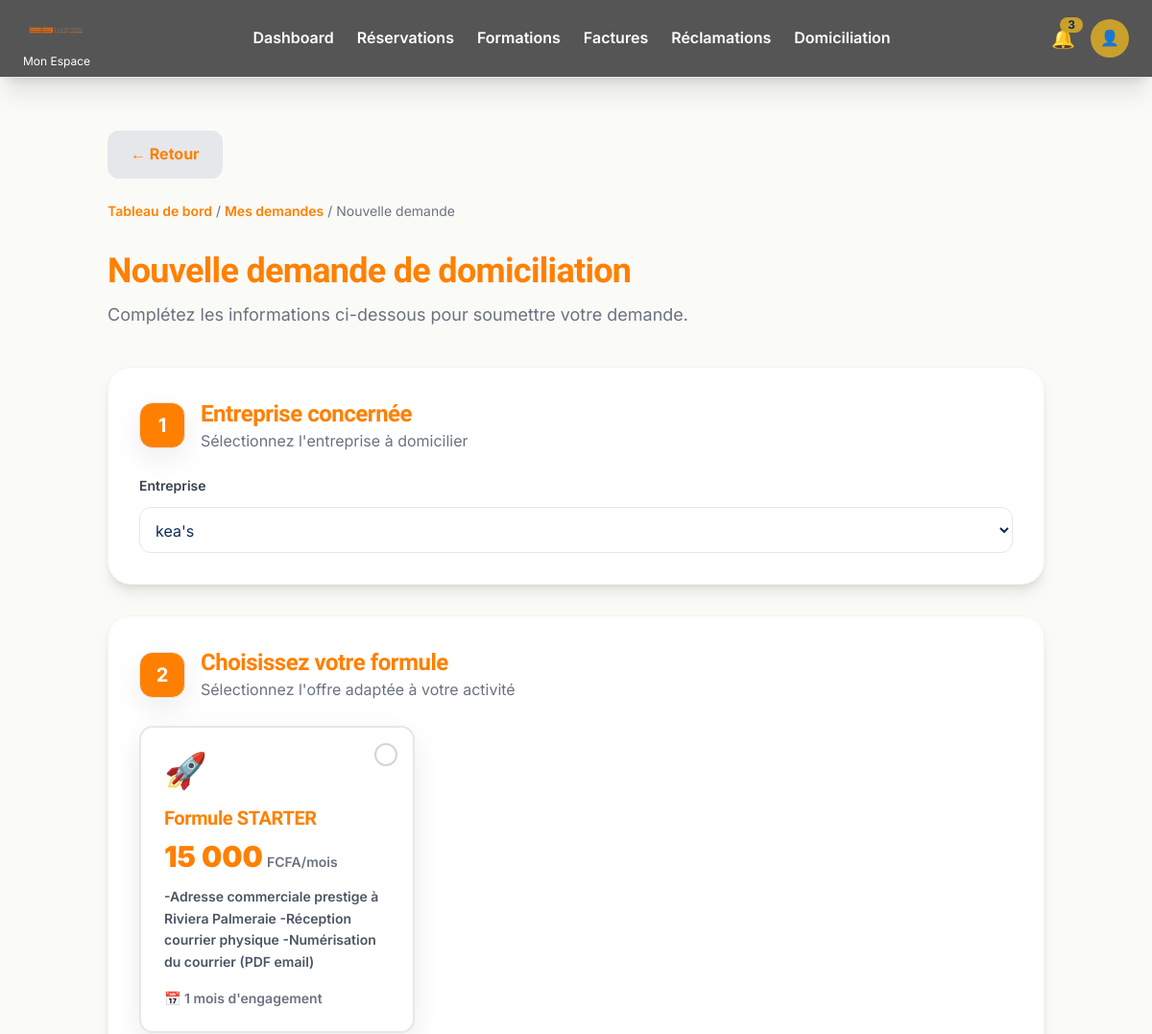
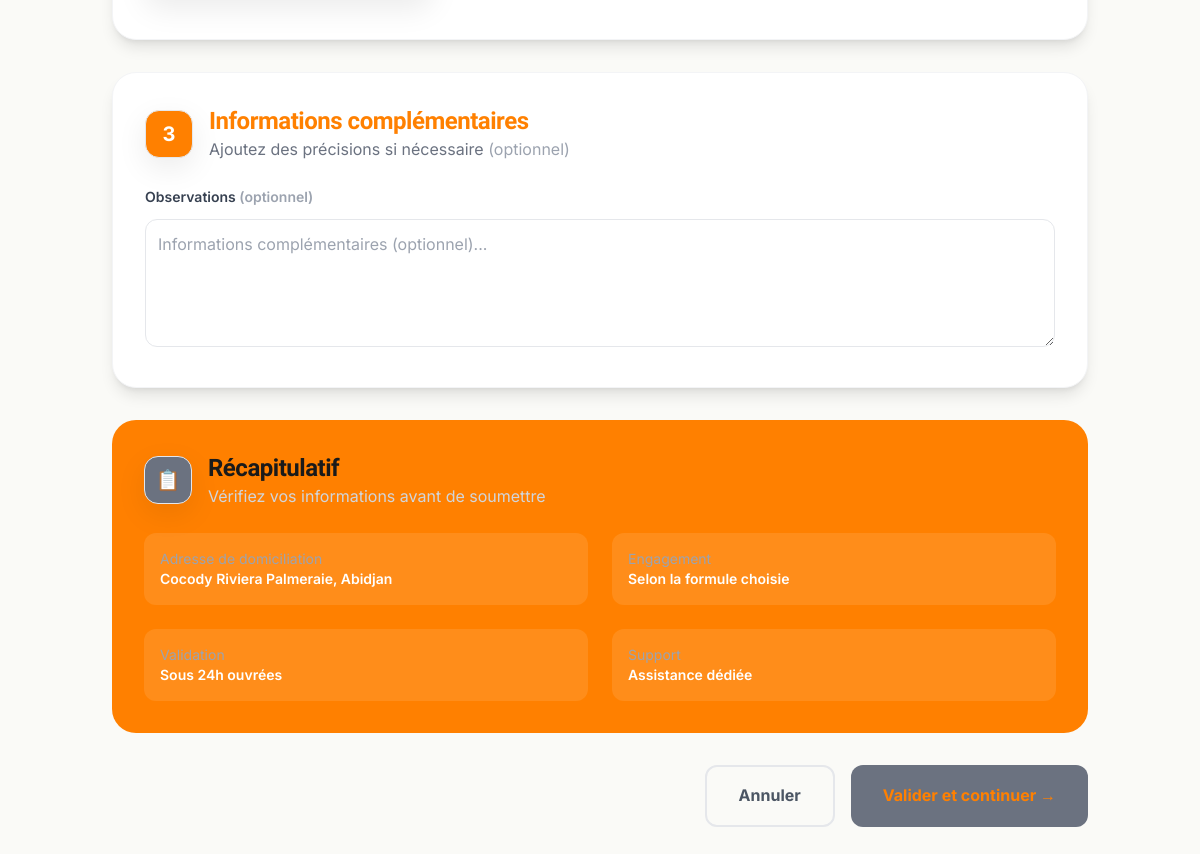
The app's page /domiciliation/request/ (signed in) with its own data (2 pictures, top to bottom).
### domiciliation/models.py (models this page shows, shortened)
class DomiciliationRequest(models.Model):
    class Status(models.TextChoices):
        BROUILLON = "Brouillon", "Brouillon"
        EN_ATTENTE = "En attente", "En attente"
        DOCUMENTS_REÇUS = "Documents reçus", "Documents reçus"
        EN_VÉRIFICATION = "En vérification", "En vérification"
        CONTRAT_GÉNÉRÉ = "Contrat généré", "Contrat généré"
        SIGNATURE_EN_ATTENTE = "Signature en attente", "Signature en attente"
        PAIEMENT_EN_ATTENTE = "Paiement en attente", "Paiement en attente"
        ACTIVE = "Active", "Active"
        REFUSÉE = "Refusée", "Refusée"
        EXPIRÉE = "Expirée", "Expirée"
        RÉSILIÉE = "Résiliée", "Résiliée"
    class Meta:
        verbose_name = "Demande de domiciliation"
        verbose_name_plural = "Demandes de domiciliation"
        indexes = [
            models.Index(fields=["statut"]),
            models.Index(fields=["date_fin"]),
            models.Index(fields=["entreprise"]),
            models.Index(fields=["utilisateur"]),
        ]
        ordering = ["-date_creation"]
    id = models.UUIDField(primary_key=True, default=uuid.uuid4, editable=False)
    utilisateur = models.ForeignKey(
        settings.AUTH_USER_MODEL,
        on_delete=models.CASCADE,
        related_name="domiciliation_requests",
    )
    entreprise = models.ForeignKey(
        "accounts.Company",
        on_delete=models.CASCADE,
        related_name="domiciliation_requests",
        help_text="Entreprise concernée par la domiciliation",
    )
    formule = models.ForeignKey(
        DomiciliationPlan,
        on_delete=models.PROTECT,
        related_name="domiciliation_requests",
    )
    numero_demande = models.CharField(max_length=60, unique=True, db_index=True)
    statut = models.CharField(max_length=64, choices=Status.choices, default=Status.BROUILLON)
    date_debut = models.DateField(null=True, blank=True)
    date_fin = models.DateField(null=True, blank=True)
    adresse_domiciliation = models.TextField()
    observations = models.TextField(blank=True)
    date_creation = models.DateTimeField(auto_now_add=True, db_index=True)
    derniere_modification = models.DateTimeField(auto_now=True)

class DomiciliationPlan(models.Model):
    class Meta:
        verbose_name = "Formule de domiciliation"
        verbose_name_plural = "Formules de domiciliation"
        ordering = ["ordre"]
        indexes = [
            models.Index(fields=["slug"]),
            models.Index(fields=["actif"]),
        ]
    nom = models.CharField(max_length=200)
    slug = models.SlugField(max_length=220, unique=True)
    description = models.TextField()
    prix = models.DecimalField(
        max_digits=12,
        decimal_places=2,
        validators=[MinValueValidator(0)],
    )
    durée = models.PositiveIntegerField(help_text="Durée en mois")
    avantages = models.TextField(help_text="Liste des avantages, séparés par des retours à la ligne")
    actif = models.BooleanField(default=True)
    ordre = models.PositiveIntegerField(default=0, db_index=True, help_text="Ordre d’affichage")

### domiciliation/views.py (the view)
# urls.py: path("request/", views.new_request, name="new_request"),
@login_required
@csrf_protect
def new_request(request: HttpRequest) -> HttpResponse:
    if request.method == "POST":
        form = DomiciliationRequestForm(request.POST, user=request.user)
        if form.is_valid():
            req: DomiciliationRequest = form.save(commit=False)
            req.utilisateur = request.user
            req.numero_demande = _generer_numero_demande()
            req.statut = DomiciliationRequest.Status.BROUILLON
            req.date_creation = timezone.now()
            req.save()
            messages.success(request, "Votre demande de domiciliation a été créée avec succès.")
            return redirect(reverse("domiciliation:request_detail", args=[str(req.id)]))
    else:
        form = DomiciliationRequestForm(user=request.user)
    plans = DomiciliationPlan.objects.filter(actif=True).order_by("ordre", "nom")
    return render(request, "domiciliation/request.html", {"form": form, "plans": plans})

### accounts/models.py (called while the page is built)
    def __str__(self):
        return self.company_name

### templates/domiciliation/request.html (shortened to what this page needs)
{% extends "dashboard/base_member.html" %}
{% load static %}
{% load humanize %}
{% block content %}
<link rel="stylesheet" href="{% static 'css/domiciliation.css' %}">
<link rel="stylesheet" href="{% static 'css/member.css' %}">
<div class="max-w-5xl mx-auto px-6 py-10">
    <a href="javascript:history.back()"
       class="inline-flex items-center gap-2 rounded-xl bg-gray-200 px-6 py-3 font-bold text-[#FF8000] hover:bg-gray-300 transition mb-6">
        ← Retour
    </a>
    <div class="mb-8 text-sm text-gray-500">
        <a href="{% url 'accounts:dashboard' %}" class="text-[#FF8000] font-semibold hover:underline">Tableau de bord</a>
        /
        <a href="{% url 'domiciliation:history_list' %}" class="text-[#FF8000] font-semibold hover:underline">Mes demandes</a>
        /
        Nouvelle demande
    </div>
    <div class="mb-10">
        <h1 class="text-4xl font-black text-[#FF8000]">Nouvelle demande de domiciliation</h1>
        <p class="mt-3 text-gray-500 text-lg">
            Complétez les informations ci-dessous pour soumettre votre demande.
        </p>
    </div>
    <form method="post" enctype="multipart/form-data" class="space-y-8">
        <div class="bg-white rounded-3xl shadow-lg border border-gray-100 p-8">
            <div class="flex items-center gap-4 mb-6">
                <div class="w-12 h-12 rounded-2xl bg-[#FF8000] flex items-center justify-center text-white text-xl font-bold">1</div>
                <div>
                    <h2 class="text-2xl font-bold text-[#FF8000]">Entreprise concernée</h2>
                    <p class="text-gray-500">Sélectionnez l'entreprise à domicilier</p>
                </div>
            </div>
            <div class="space-y-2">
                <label class="block text-sm font-semibold text-gray-700 mb-1">Entreprise</label>
                {{ form.entreprise }}
            </div>
        </div>
        <div class="bg-white rounded-3xl shadow-lg border border-gray-100 p-8">
            <div class="flex items-center gap-4 mb-6">
                <div class="w-12 h-12 rounded-2xl bg-[#FF8000] flex items-center justify-center text-white text-xl font-bold">2</div>
                <div>
                    <h2 class="text-2xl font-bold text-[#FF8000]">Choisissez votre formule</h2>
                    <p class="text-gray-500">Sélectionnez l'offre adaptée à votre activité</p>
                </div>
            </div>
            {% if plans %}
                <div class="grid md:grid-cols-3 gap-6">
                    {% for plan in plans %}
                    <label for="id_formule_{{ plan.id }}"
                           class="plan-card block relative rounded-2xl border-2 border-gray-200 p-6 cursor-pointer transition-all duration-200 hover:shadow-xl hover:-translate-y-1">
                        <div class="absolute top-4 right-4 w-6 h-6 rounded-full border-2 border-gray-300 flex items-center justify-center transition">
                        </div>
                        <div class="mb-4">
                            {% if forloop.counter == 1 %}
                                <span class="text-4xl">🚀</span>
                            {% elif forloop.counter == 2 %}
                                <span class="text-4xl">🏢</span>
                            {% else %}
                                <span class="text-4xl">👑</span>
                            {% endif %}
                        </div>
                        <h3 class="text-xl font-bold text-[#FF8000] mb-2">{{ plan.nom }}</h3>
                        <div class="mb-3">
                            <span class="text-3xl font-black text-[#FF8000]">{{ plan.prix|floatformat:0|intcomma }}</span>
                            <span class="text-gray-500 text-sm"> FCFA/mois</span>
                        </div>
                        <p class="text-gray-600 text-sm leading-relaxed mb-4">{{ plan.description|truncatewords:20 }}</p>
                        <div class="text-sm text-gray-500">
                            📅 {{ plan.durée }} mois d'engagement
                        </div>
                    </label>
                    {% endfor %}
                </div>
            {% else %}
                <div class="p-6 bg-gray-50 rounded-xl text-center">
                    <p class="text-gray-500">Aucune formule disponible pour le moment.</p>
                </div>
            {% endif %}
        </div>
        <div class="bg-white rounded-3xl shadow-lg border border-gray-100 p-8">
            <div class="flex items-center gap-4 mb-6">
                <div class="w-12 h-12 rounded-2xl bg-[#FF8000] flex items-center justify-center text-white text-xl font-bold">3</div>
                <div>
                    <h2 class="text-2xl font-bold text-[#FF8000]">Informations complémentaires</h2>
                    <p class="text-gray-500">Ajoutez des précisions si nécessaire <span class="text-gray-400">(optionnel)</span></p>
                </div>
            </div>
            <div class="space-y-2">
                <label class="block text-sm font-semibold text-gray-700 mb-1">Observations <span class="text-gray-400">(optionnel)</span></label>
                {{ form.observations }}
            </div>
        </div>
        <div class="bg-[#FF8000] rounded-3xl p-8 text-white">
            <div class="flex items-center gap-4 mb-6">
                <div class="w-12 h-12 rounded-2xl bg-[#6B7280] flex items-center justify-center text-[#FF8000] text-xl font-bold">📋</div>
                <div>
                    <h2 class="text-2xl font-bold">Récapitulatif</h2>
                    <p class="text-gray-300">Vérifiez vos informations avant de soumettre</p>
                </div>
            </div>
            <div class="grid md:grid-cols-2 gap-6 text-sm">
                <div class="bg-white/10 rounded-xl p-4">
                    <span class="text-gray-400 block">Adresse de domiciliation</span>
                    <span class="font-semibold">Cocody Riviera Palmeraie, Abidjan</span>
                </div>
                <div class="bg-white/10 rounded-xl p-4">
                    <span class="text-gray-400 block">Engagement</span>
                    <span class="font-semibold">Selon la formule choisie</span>
                </div>
                <div class="bg-white/10 rounded-xl p-4">
                    <span class="text-gray-400 block">Validation</span>
                    <span class="font-semibold">Sous 24h ouvrées</span>
                </div>
                <div class="bg-white/10 rounded-xl p-4">
                    <span class="text-gray-400 block">Support</span>
                    <span class="font-semibold">Assistance dédiée</span>
                </div>
            </div>
        </div>
        <div class="flex justify-end gap-4">
            <button type="button"
                    onclick="history.back()"
                    class="px-8 py-4 rounded-xl border-2 border-gray-200 font-bold text-gray-600 hover:bg-gray-100 transition">
                Annuler
            </button>
            <button type="submit"
                    class="px-8 py-4 rounded-xl bg-[#6B7280] font-bold text-[#FF8000] hover:bg-[#b8911f] transition">
                Valider et continuer →
            </button>
        </div>
    </form>
</div>
{% endblock %}

### static/css/style.css (style rules this page uses)
:root { --orange: #FF8000; --dark: #000000; --gold: #C9A02C; --cream: #FAFAF7; --gray: #6B7280; --gray-light: #D1D5DB; --gray-bg: #F3F4F6; --border: rgba(0,0,0,.12); --shadow: 0 10px 30px rgba(0,0,0,.08); --shadow-hover: 0 20px 50px rgba(0,0,0,.15); }
* { margin:0; padding:0; box-sizing:border-box; }
body { font-family:"Inter","DM Sans",Arial,sans-serif; background:var(--cream); color:var(--dark); }
h1,h2,h3,h4 { font-family:"Playfair Display",Georgia,serif; font-weight:700; color:var(--dark); }
a { text-decoration:none; transition:.3s ease; }
input, select, textarea { width:100%; padding:10px; border:1px solid var(--gray-light); border-radius:8px; margin-top:5px; background:#ffffff; color:var(--dark); }
.flex { display:flex; }

### static/css/home.css (style rules this page uses)
:root { --orange: #FF8000; --dark: #000000; --gold: #C9A02C; --cream: #FAFAF7; --gray: #6B7280; --gray-light: #D1D5DB; --border: rgba(0, 0, 0, 0.15); --shadow: 0 10px 30px rgba(0, 0, 0, 0.10); --shadow-hover: 0 20px 50px rgba(0, 0, 0, 0.18); }
body { font-family: Inter, sans-serif; background: var(--cream); color: #000000; }
h1, h2, h3 { font-family: Sora, sans-serif; color: var(--dark); letter-spacing: -0.02em; }
html { scroll-behavior: smooth; }
.rounded-2xl, .rounded-\[1\.6rem\], .rounded-\[2rem\] { border-radius:14px !important; background:#ffffff; border:1px solid var(--border); box-shadow:var(--shadow); transition:all .25s ease; }

### static/css/domiciliation.css (style rules this page uses)
:root { --primary: #002B5B; --secondary: #C5A059; --dark: #1a1a1a; --light: #f8f9fa; --white: #ffffff; --gray: #6c757d; --border: #dee2e6; --success: #28a745; --warning: #ffc107; --danger: #dc3545; }
* { box-sizing: border-box; margin: 0; padding: 0; }
body { font-family: 'Inter', sans-serif; line-height: 1.6; color: var(--dark); background-color: #f4f7f6; }
label { display: block; margin-bottom: 8px; font-weight: 600; color: var(--primary); }
input, select, textarea { width: 100%; padding: 12px; border: 1px solid var(--border); border-radius: 6px; }

### static/css/member.css (style rules this page uses)
:root { --primary-color: #000000; --secondary-color: #16213e; --accent-color: #FF8000; --success-color: #27ae60; --warning-color: #f39c12; --danger-color: #e74c3c; --info-color: #3498db; --light-bg: #f8f9fa; --lighter-bg: #f0f2f5; --border-color: #e0e0e0; --text-dark: #000000; --text-light: #666; --text-lighter: #999; --shadow-sm: 0 2px 4px rgba(0, 0, 0, 0.1); --shadow-md: 0 4px 12px rgba(0, 0, 0, 0.15); --shadow-lg: 0 8px 24px rgba(0, 0, 0, 0.2); --transition: all 0.3s ease; }
* { margin: 0; padding: 0; box-sizing: border-box; }
html { scroll-behavior: smooth; }
body { font-family: 'Segoe UI', Tahoma, Geneva, Verdana, sans-serif; color: var(--text-dark); background-color: var(--light-bg); line-height: 1.6; }
:root { --elite-navy: #000000; --elite-orange: #FF8000; --elite-bg: #FAFAF7; --elite-green: #0B6B39; --elite-red: #C0392B; --elite-orange: #FF8000; --white: #ffffff; --text-dark: #000000; --text-light: #64748B; --border: #E5E7EB; --shadow: 0 10px 30px rgba(0, 0, 0, 0.08); }
body { background: var(--elite-bg); font-family: "Inter", "DM Sans", sans-serif; color: var(--text-dark); }

### records on screen
DomiciliationPlan: nom "Formule STARTER", prix "15 000", description "-Adresse commerciale prestige à Riviera Palmeraie -Réception courrier physique -Numérisation du courrier (PDF email)", durée "1"
